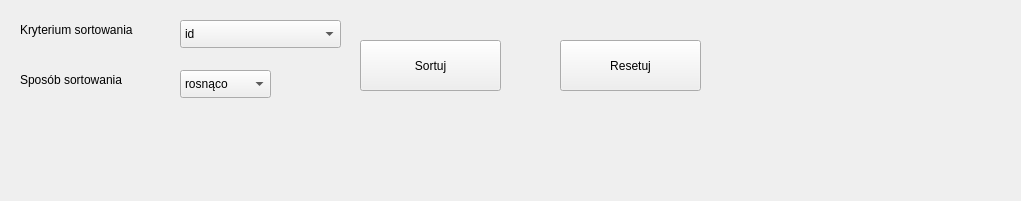
<?xml version="1.0" encoding="UTF-8"?>
<ui version="4.0">
 <class>sortScreen</class>
 <widget class="QWidget" name="sortScreen">
  <property name="geometry">
   <rect>
    <x>0</x>
    <y>0</y>
    <width>1021</width>
    <height>201</height>
   </rect>
  </property>
  <property name="windowTitle">
   <string>Form</string>
  </property>
  <widget class="QLabel" name="label">
   <property name="geometry">
    <rect>
     <x>20</x>
     <y>20</y>
     <width>151</width>
     <height>20</height>
    </rect>
   </property>
   <property name="text">
    <string>Kryterium sortowania</string>
   </property>
  </widget>
  <widget class="QComboBox" name="kryteriumBox">
   <property name="geometry">
    <rect>
     <x>180</x>
     <y>20</y>
     <width>161</width>
     <height>28</height>
    </rect>
   </property>
   <item>
    <property name="text">
     <string>id</string>
    </property>
   </item>
   <item>
    <property name="text">
     <string>tytuł</string>
    </property>
   </item>
   <item>
    <property name="text">
     <string>ocena</string>
    </property>
   </item>
   <item>
    <property name="text">
     <string>rok produkcji</string>
    </property>
   </item>
   <item>
    <property name="text">
     <string>czas trwania</string>
    </property>
   </item>
   <item>
    <property name="text">
     <string>reżyser</string>
    </property>
   </item>
   <item>
    <property name="text">
     <string>gatunek</string>
    </property>
   </item>
  </widget>
  <widget class="QComboBox" name="sortBox">
   <property name="geometry">
    <rect>
     <x>180</x>
     <y>70</y>
     <width>91</width>
     <height>28</height>
    </rect>
   </property>
   <item>
    <property name="text">
     <string>rosnąco</string>
    </property>
   </item>
   <item>
    <property name="text">
     <string>malejąco</string>
    </property>
   </item>
  </widget>
  <widget class="QLabel" name="label_2">
   <property name="geometry">
    <rect>
     <x>20</x>
     <y>70</y>
     <width>151</width>
     <height>20</height>
    </rect>
   </property>
   <property name="text">
    <string>Sposób sortowania</string>
   </property>
  </widget>
  <widget class="QPushButton" name="sortButton">
   <property name="geometry">
    <rect>
     <x>360</x>
     <y>40</y>
     <width>141</width>
     <height>51</height>
    </rect>
   </property>
   <property name="text">
    <string>Sortuj</string>
   </property>
  </widget>
  <widget class="QPushButton" name="resetButton">
   <property name="geometry">
    <rect>
     <x>560</x>
     <y>40</y>
     <width>141</width>
     <height>51</height>
    </rect>
   </property>
   <property name="text">
    <string>Resetuj</string>
   </property>
  </widget>
 </widget>
 <resources/>
 <connections/>
</ui>
